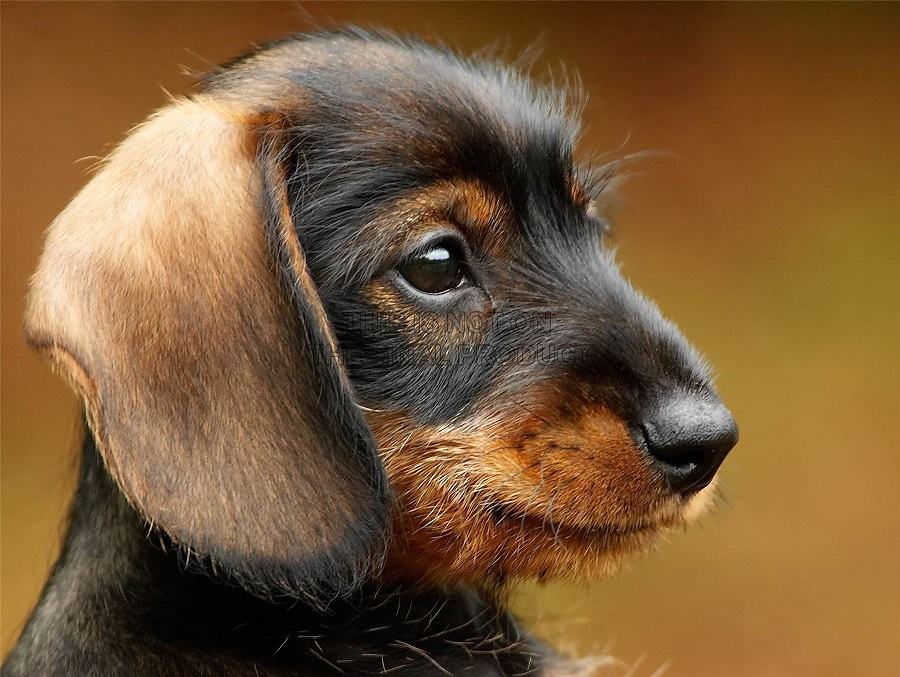
#> input picture exp02/puppy.jpg, 900 x 677 px, found by its file name
$ python 2-2_flip.py
#> lines starting #> are read from the running program, lines starting #| are printed output that depends on the picture
import cv2

img = cv2.imread('puppy.jpg')
#> img is the input picture: shape (677, 900, 3); mean B, G, R 55.7, 91.1, 122.9
img = cv2.resize(img,(256, 150))
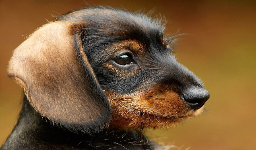
#> img: shape (150, 256, 3); mean B, G, R 55.6, 91, 122.8
cv2.imshow('puppy',img)

img_flip_v = cv2.flip(img,0)  # 0代表垂直翻转
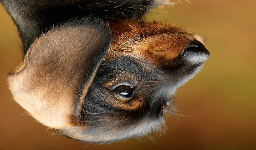
#> img_flip_v: shape (150, 256, 3); mean B, G, R 55.6, 91, 122.8
cv2.imshow('puppy_flip_v',img_flip_v)  # 显示图片

img_flip_h = cv2.flip(img,1)  # 1代表水平翻转
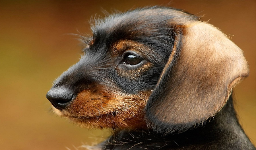
#> img_flip_h: shape (150, 256, 3); mean B, G, R 55.6, 91, 122.8
cv2.imshow('puppy_flip_h',img_flip_h)  # 显示图片

cv2.waitKey()
cv2.destroyAllWindows()
